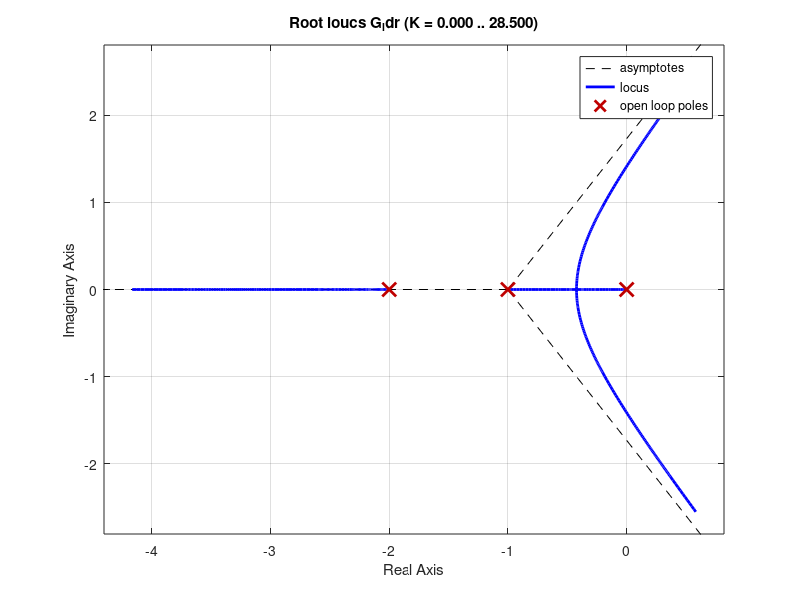

Write MATLAB code to recreate this figure.
clc;
clearvars;

K = .1;

% roots([1 3 2 K])

M = tf(K, [1 3 2 K]);


G = K * tf(1, [1 3 2 0]);
MM = feedback(G, 1);

% pole(M)
pole(MM)


G_ldr = tf(1, [1 3 2 0]);
rlocus(G_ldr)
